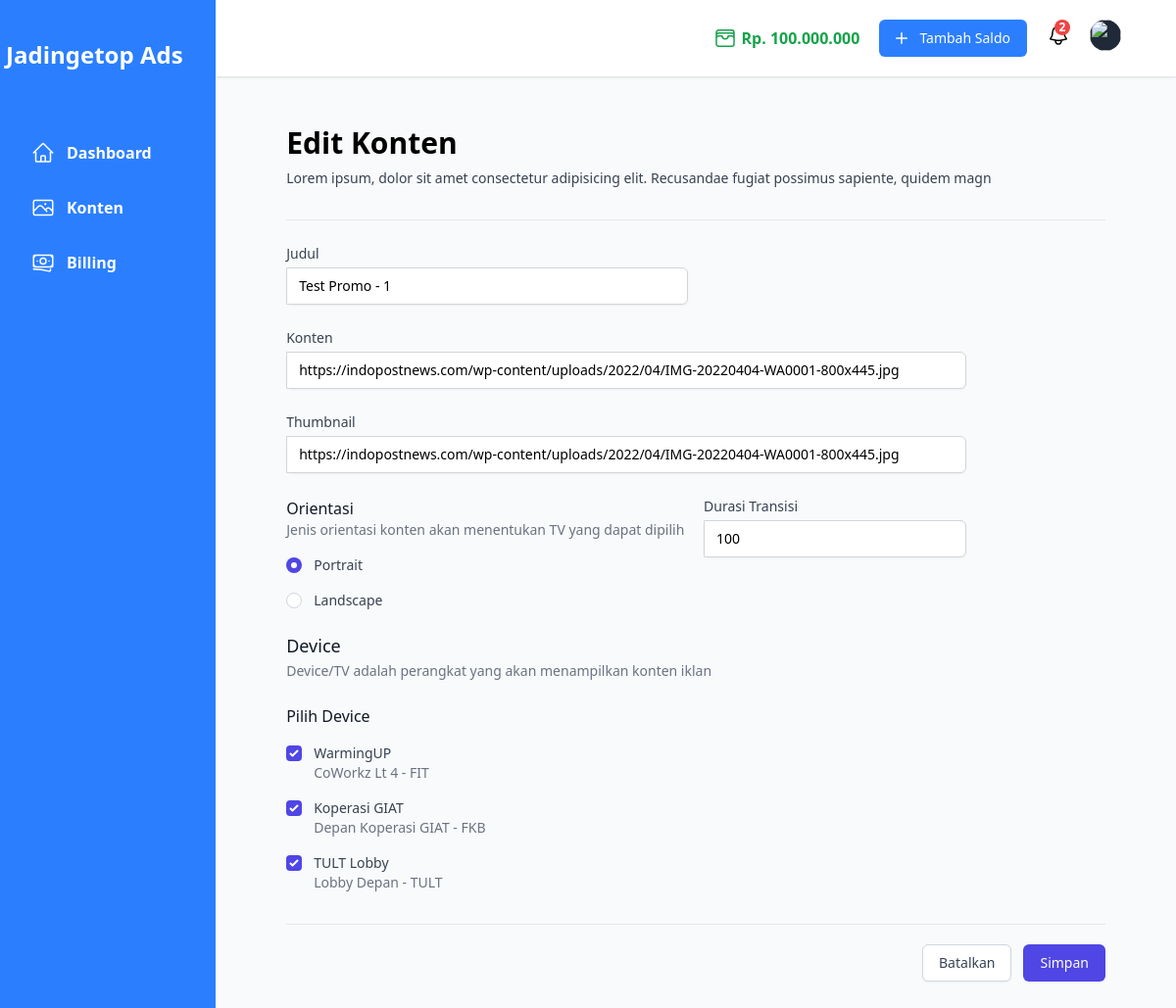
The page /konten/edit.php?id=22 on the database its author committed.
### tables this page shows
CREATE TABLE `konten` (
  `id` int NOT NULL AUTO_INCREMENT,
  `judul` varchar(255) NOT NULL,
  `konten` varchar(255) NOT NULL,
  `thumbnail` varchar(255) DEFAULT NULL,
  `orientasi` enum('portrait','landscape') NOT NULL,
  `durasi` int NOT NULL,
  `user` int DEFAULT NULL,
  PRIMARY KEY (`id`),
  KEY `konten_users_null_fk` (`user`),
  CONSTRAINT `konten_users_null_fk` FOREIGN KEY (`user`) REFERENCES `users` (`id`) ON DELETE CASCADE ON UPDATE CASCADE
);

CREATE TABLE `devices` (
  `id` int NOT NULL AUTO_INCREMENT,
  `user` int DEFAULT NULL,
  `nama` varchar(100) NOT NULL,
  `lokasi` varchar(150) DEFAULT NULL,
  `slug` varchar(100) NOT NULL,
  PRIMARY KEY (`id`),
  KEY `devices_users_null_fk` (`user`),
  CONSTRAINT `devices_users_null_fk` FOREIGN KEY (`user`) REFERENCES `users` (`id`)
);

### models/Konten.php (called while the page is built, shortened)
<?php
require_once(dirname(__DIR__) . '/models/Device.php');
class Konten
{
    public $table = "konten";
    public $db;
    public function __construct()
    {
        require(dirname(__DIR__) . '/config/database.php');
        $this->db = $conn;
    }
    function getById($id)
    {
        $sql = "SELECT id, judul, konten, thumbnail, orientasi, durasi FROM $this->table WHERE id = ?";
        $stmt = $this->db->prepare($sql);
        $stmt->bind_param("i", $id);
        try {
            $stmt->execute();
            return $stmt->get_result()->fetch_assoc();
        } catch (\Exception $error) {
            return [
                'status' => false,
                'message' => $error->getMessage()
            ];
        } finally {
            $stmt->close();
        }
    }
    function getDevicesById($konten)
    {
        $data = [];
        $sql = "SELECT device FROM konten_devices WHERE konten = $konten";
        $result = $this->db->query($sql);
        try {
            if ($result->num_rows > 0) {
                while ($row = $result->fetch_assoc()) {
                    $data[] = $row['device'];
                }
                return $data;
            } else {
                return [];
            }
        } catch (\Throwable $th) {
            throw $th;
        } finally {
        }
    }
}

### models/Device.php (called while the page is built, shortened)
<?php
class Device
{
    public $table = "devices";
    public $db;
    public function __construct()
    {
        require(dirname(__DIR__) . '/config/database.php');
        $this->db = $conn;
    }
    function getAll()
    {
        $data = [];
        $sql = "SELECT id, slug, nama, lokasi FROM $this->table";
        $result = $this->db->query($sql);
        try {
            if ($result->num_rows > 0) {
                while ($row = $result->fetch_assoc()) {
                    $data[] = $row;
                }
                return $data;
            } else {
                return "Devices tidak ditemukan";
            }
        } catch (\Throwable $th) {
            throw $th;
        } finally {
            $this->db->close();
        }
    }
}

### konten/edit.php (the view, shortened to what this page needs)
<?php
include_once(dirname(__DIR__) . '/components/Layout/header.php');
require_once(dirname(__DIR__) . '/models/Konten.php');
require_once(dirname(__DIR__) . '/models/Device.php');
$id = $_GET['id'];
if ($id) {
    $Konten = new Konten();
    $Device = new Device();
    $content = $Konten->getById($id);
    $devices = $Device->getAll();
    $devices_selected = $Konten->getDevicesById($id);
} else {
    header('Location: /konten/index.php');
}
?>
<main class="pt-12 pb-20 px-14">
    <div class="px-4 sm:px-6 lg:px-4">
        <div class="sm:flex sm:items-center">
            <div class="sm:flex-auto">
                <h1 class="text-3xl font-semibold">Edit Konten</h1>
                <p class="mt-2 text-sm text-gray-700">Lorem ipsum, dolor sit amet consectetur adipisicing elit. Recusandae fugiat possimus sapiente, quidem magn</p>
            </div>
        </div>
        <form class="space-y-8 divide-y divide-gray-200" action="/konten/update.php" method="POST">
            <div class="space-y-8 divide-y divide-gray-200">
                <div>
                    <div class="mt-6 grid grid-cols-1 gap-y-6 gap-x-4 sm:grid-cols-6">
                        <div class="sm:col-span-3">
                            <label for="judul" class="block text-sm font-medium text-gray-700">Judul</label>
                            <div class="mt-1 flex rounded-md shadow-sm">
                                <input type="text" name="judul" id="judul" autocomplete="judul" value="<?= $content['judul'] ?>" class="block w-full min-w-0 flex-1 rounded-none rounded-r-md border-gray-300 focus:border-indigo-500 focus:ring-indigo-500 sm:text-sm" required>
                            </div>
                        </div>
                        <div class="sm:col-span-5">
                            <label for="konten" class="block text-sm font-medium text-gray-700">Konten</label>
                            <div class="mt-1 flex rounded-md shadow-sm">
                                <input type="text" name="konten" id="konten" autocomplete="konten" value="<?= $content['konten'] ?>" placeholder="Masukan URL Konten" class="block w-full min-w-0 flex-1 rounded-none rounded-r-md border-gray-300 focus:border-indigo-500 focus:ring-indigo-500 sm:text-sm" required>
                            </div>
                        </div>
                        <div class="sm:col-span-5">
                            <label for="thumbnail" class="block text-sm font-medium text-gray-700">Thumbnail</label>
                            <div class="mt-1 flex rounded-md shadow-sm">
                                <input type="text" name="thumbnail" id="thumbnail" autocomplete="thumbnail" value="<?= $content['thumbnail'] ?>" placeholder="Masukan URL Thumbnail" class="block w-full min-w-0 flex-1 rounded-none rounded-r-md border-gray-300 focus:border-indigo-500 focus:ring-indigo-500 sm:text-sm" required>
                            </div>
                        </div>
                        <div class="sm:col-span-3">
                            <fieldset>
                                <p class="text-sm text-gray-500">Jenis orientasi konten akan menentukan TV yang dapat dipilih</p>
                                <div class="mt-4 space-y-4">
                                    <div class="flex items-center">
                                        <input id="portrait" name="orientasi" type="radio" class="h-4 w-4 border-gray-300 text-indigo-600 focus:ring-indigo-500" value="portrait" <?= $content['orientasi'] == 'portrait' ? 'checked' : '' ?> required>
                                        <label for="portrait" class="ml-3 block text-sm font-medium text-gray-700">Portrait</label>
                                    </div>
                                    <div class="flex items-center">
                                        <input id="landscape" name="orientasi" type="radio" class="h-4 w-4 border-gray-300 text-indigo-600 focus:ring-indigo-500" value="landscape" <?= $content['orientasi'] == 'landscape' ? 'checked' : '' ?>>
                                        <label for="landscape" class="ml-3 block text-sm font-medium text-gray-700">Landscape</label>
                                    </div>
                                </div>
                            </fieldset>
                        </div>
                        <div class="sm:col-span-2">
                            <label for="durasi" class="block text-sm font-medium text-gray-700">Durasi Transisi</label>
                            <div class="mt-1 flex rounded-md shadow-sm">
                                <input type="number" name="durasi" id="durasi" autocomplete="durasi" value="<?= $content['durasi'] ?>" placeholder="Satuan detik" class="block w-full min-w-0 flex-1 rounded-none rounded-r-md border-gray-300 focus:border-indigo-500 focus:ring-indigo-500 sm:text-sm" required>
                            </div>
                        </div>
                        <div class="sm:col-span-6">
                            <div>
                                <h3 class="text-lg font-medium leading-6 text-gray-900">Device</h3>
                                <p class="mt-1 text-sm text-gray-500">Device/TV adalah perangkat yang akan menampilkan konten iklan</p>
                            </div>
                            <div class="mt-6">
                                <fieldset>
                                    <div class="text-base font-medium text-gray-900" aria-hidden="true">Pilih Device</div>
                                    <div class="mt-4 space-y-4">
                                        <?php if (is_array($devices)) : ?>
                                            <?php foreach ((array) $devices as $device) : ?>
                                                <div class="relative flex items-start">
                                                    <div class="flex h-5 items-center">
                                                        <input id="<?= $device["slug"] ?>" name="devices[]" value="<?= $device["id"] ?>" type="checkbox" class="h-4 w-4 rounded border-gray-300 text-indigo-600 focus:ring-indigo-500" <?= in_array($device['id'], $devices_selected) ? 'checked' : '' ?>>
                                                    </div>
                                                    <div class="ml-3 text-sm">
                                                        <label for="<?= $device["slug"] ?>" class="font-medium text-gray-700"><?= $device["nama"] ?></label>
                                                        <p class="text-gray-500"><?= $device["lokasi"] ?></p>
                                                    </div>
                                                </div>
                                            <?php endforeach; ?>
                                        <?php else : ?>
                                            <div><?= $devices ?></div>
                                        <?php endif; ?>
                                    </div>
                                </fieldset>
                            </div>
                        </div>
                    </div>
                </div>
            </div>
            <div class="pt-5">
                <div class="flex justify-end">
                    <a href="/konten/index.php" class="rounded-md border border-gray-300 bg-white py-2 px-4 text-sm font-medium text-gray-700 shadow-sm hover:bg-gray-50 focus:outline-none focus:ring-2 focus:ring-indigo-500 focus:ring-offset-2">Batalkan</a>
                    <button name="submit" type="submit" class="ml-3 inline-flex justify-center rounded-md border border-transparent bg-indigo-600 py-2 px-4 text-sm font-medium text-white shadow-sm hover:bg-indigo-700 focus:outline-none focus:ring-2 focus:ring-indigo-500 focus:ring-offset-2">Simpan</button>
                </div>
            </div>
        </form>
    </div>
</main>
<?php include_once(dirname(__DIR__) . '/components/Layout/footer.php') ?>

### rows shown on the page
konten: judul "Test Promo - 1", konten "https://indopostnews.com/wp-content/uploads/2022/04/IMG-20220404-WA0001-800x445.jpg", thumbnail "https://indopostnews.com/wp-content/uploads/2022/04/IMG-20220404-WA0001-800x445.jpg", orientasi "☑ Portrait", orientasi "☐ Landscape", durasi "100"
devices: id "☑", nama "WarmingUP", lokasi "CoWorkz Lt 4 - FIT"
devices: id "☑", nama "Koperasi GIAT", lokasi "Depan Koperasi GIAT - FKB"
devices: id "☑", nama "TULT Lobby", lokasi "Lobby Depan - TULT"
